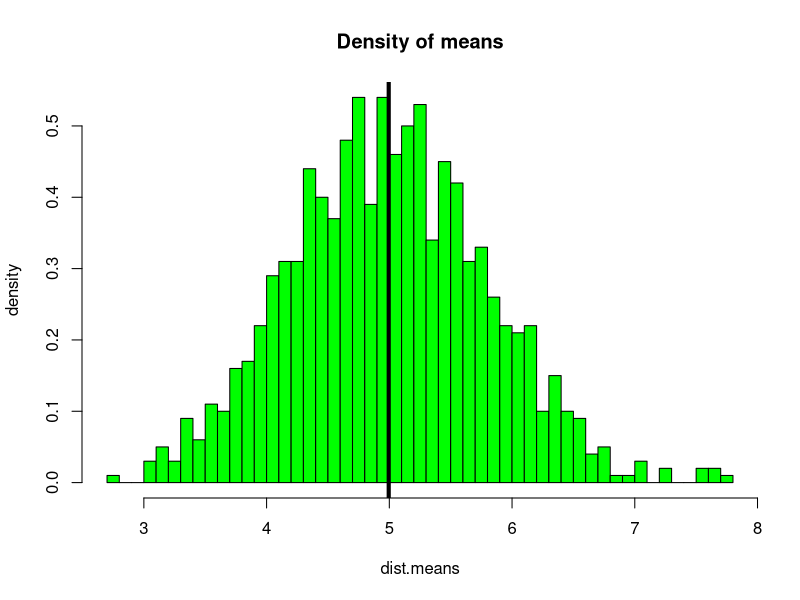
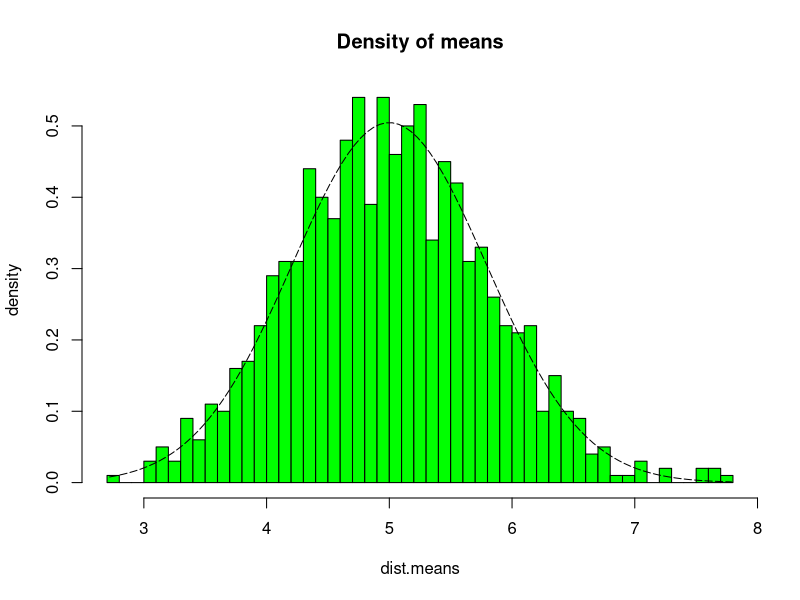
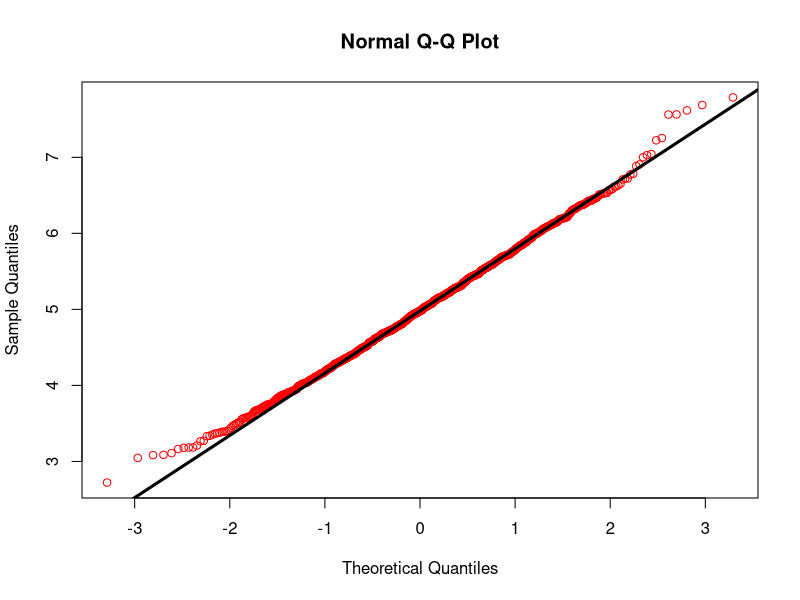
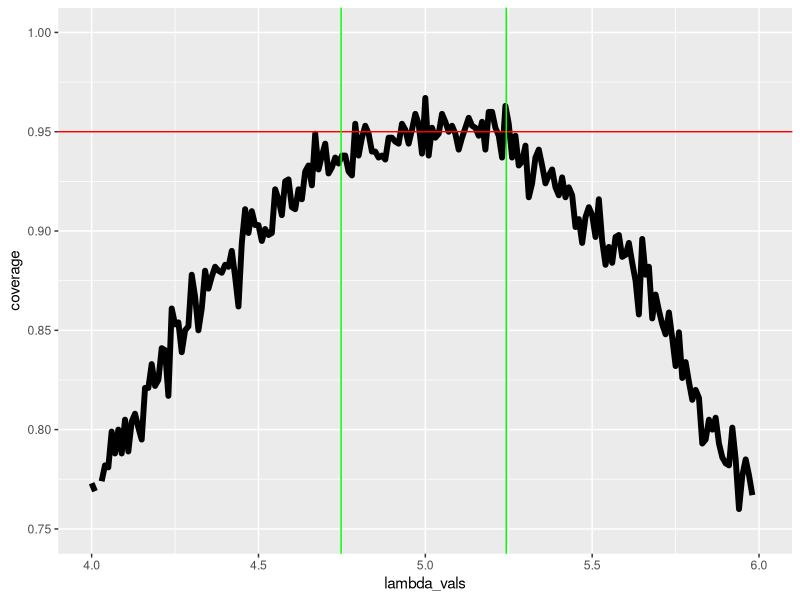

Reproduce these figures in R, in order.
## ---- chunk 1
require(ggplot2)
## ---- chunk 2
set.seed(9867)   ## to ensure reproducibility
n <- 1000        ## no of runs
sample.size <- 40 ## 40 samples in each run
lambda <- 0.2   ##variable input
dist <- matrix(rexp(sample.size*n, rate=lambda), ncol = sample.size, nrow=n)
dist.means <- rowMeans(dist) ##a  vector of n length with averages in each row based on sample size means
## ---- chunk 3
hist(dist.means,breaks=sample.size,prob=T,col="green",main="Density of means",ylab="density")
abline(v=mean(dist.means),col="black",lwd=4)

center.ac <- mean(dist.means)
center.th <- 1/lambda
## ---- chunk 4
sd.ac <- sd(dist.means)
sd.th <- (1/lambda)*(1/sqrt(sample.size))

var.ac <- sd.ac^2 ## = var(dist.means)
var.th <-((1/lambda)*(1/sqrt(sample.size)))^2
## ---- chunk 5
xfit <- seq(min(dist.means), max(dist.means), length=100)
yfit <- dnorm(xfit, mean=1/lambda, sd=(1/lambda/sqrt(sample.size)))
hist(dist.means,breaks=sample.size,prob=T,col="green",main="Density of means",ylab="density")
lines(xfit, yfit, pch=22, col="black", lty=5)

qqnorm(dist.means,col="red" ) #normal QQ plot
qqline(dist.means,lwd=3) ##theoretical line
## ---- chunk 6

lambda_vals <- seq(4, 6, by=0.01) ##we know the center is around 5
coverage <- sapply(lambda_vals, function(x) {
    mu.hats <- rowMeans(matrix(rexp(sample.size*n, rate=0.2),ncol = sample.size, nrow=n))
    int <- qnorm(0.975) * sqrt(1/lambda**2/sample.size)
    ll <- mu.hats - int
    ul <- mu.hats + int
    mean(ll < x & ul > x)
})

v <- mean(dist.means) + c(-1,1)*1.96*sd(dist.means)/sqrt(sample.size)

ggplot(data.frame(lambda_vals, coverage), 
       aes(x = lambda_vals, y = coverage)) + 
        geom_line(size = 2) + 
        geom_hline(yintercept = 0.95,col="red")+ ylim(.75, 1.0) + 
        geom_vline(xintercept=v,col="green")
